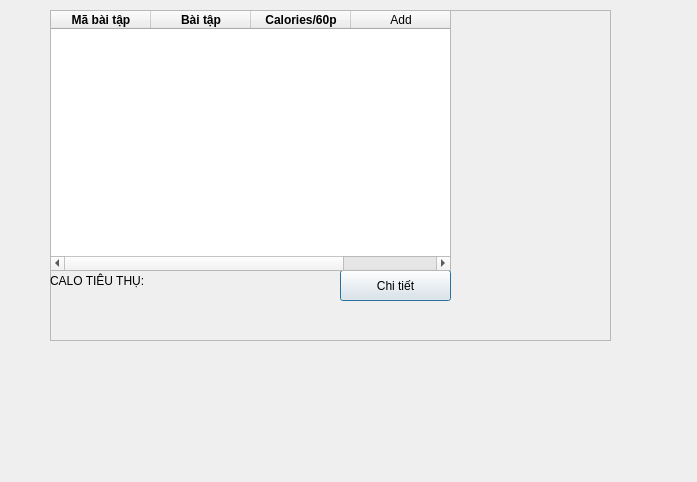
<?xml version="1.0" encoding="UTF-8"?>
<ui version="4.0">
 <class>btapTab</class>
 <widget class="QDialog" name="btapTab">
  <property name="geometry">
   <rect>
    <x>0</x>
    <y>0</y>
    <width>697</width>
    <height>482</height>
   </rect>
  </property>
  <property name="windowTitle">
   <string>Dialog</string>
  </property>
  <widget class="QFrame" name="frame">
   <property name="geometry">
    <rect>
     <x>50</x>
     <y>10</y>
     <width>561</width>
     <height>331</height>
    </rect>
   </property>
   <property name="frameShape">
    <enum>QFrame::StyledPanel</enum>
   </property>
   <property name="frameShadow">
    <enum>QFrame::Raised</enum>
   </property>
   <widget class="QPushButton" name="detailButton">
    <property name="geometry">
     <rect>
      <x>290</x>
      <y>260</y>
      <width>111</width>
      <height>31</height>
     </rect>
    </property>
    <property name="text">
     <string>Chi tiết</string>
    </property>
   </widget>
   <widget class="QLabel" name="calolabel">
    <property name="geometry">
     <rect>
      <x>0</x>
      <y>260</y>
      <width>291</width>
      <height>21</height>
     </rect>
    </property>
    <property name="text">
     <string>CALO TIÊU THỤ:</string>
    </property>
   </widget>
   <widget class="QTableWidget" name="tableWidget">
    <property name="geometry">
     <rect>
      <x>0</x>
      <y>0</y>
      <width>401</width>
      <height>261</height>
     </rect>
    </property>
    <property name="tabletTracking">
     <bool>false</bool>
    </property>
    <property name="sizeAdjustPolicy">
     <enum>QAbstractScrollArea::AdjustToContents</enum>
    </property>
    <attribute name="horizontalHeaderCascadingSectionResizes">
     <bool>true</bool>
    </attribute>
    <attribute name="verticalHeaderVisible">
     <bool>false</bool>
    </attribute>
    <column>
     <property name="text">
      <string>Mã bài tập</string>
     </property>
     <property name="font">
      <font>
       <bold>true</bold>
      </font>
     </property>
    </column>
    <column>
     <property name="text">
      <string>Bài tập</string>
     </property>
     <property name="font">
      <font>
       <bold>true</bold>
      </font>
     </property>
    </column>
    <column>
     <property name="text">
      <string>Calories/60p</string>
     </property>
     <property name="font">
      <font>
       <bold>true</bold>
      </font>
     </property>
    </column>
    <column>
     <property name="text">
      <string>Add</string>
     </property>
    </column>
   </widget>
  </widget>
 </widget>
 <resources/>
 <connections/>
</ui>
